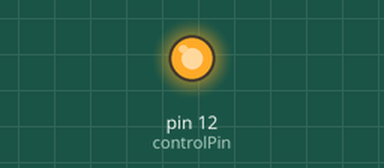
The sketch below on a simulated Arduino Uno, built with avr-gcc and run on an emulated ATmega328P. Shown: output pins drawn as LEDs (lit = HIGH).

Above: at 2.5 s.
At 7.5 s:
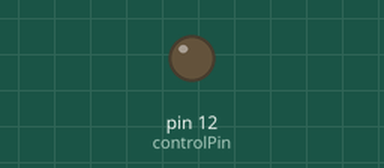
Timing chart, 0 to 13.0 s (numbered marks = the images above):
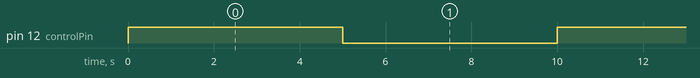

The sketch:

relayTester.ino
```cpp
//======================================================================
// Controller code for a simple  application
// Daniel Luoma, 2021
//======================================================================

const int controlPin = 12;

void setup() {
pinMode(controlPin, OUTPUT);
}

void loop() {
  digitalWrite(controlPin, HIGH);
  delay(5000);
  digitalWrite(controlPin, LOW);
  delay(5000);
}
```

Measured:
- by itself, pin 12 (controlPin): alternates HIGH for 5.0 s and LOW for 5.0 s
